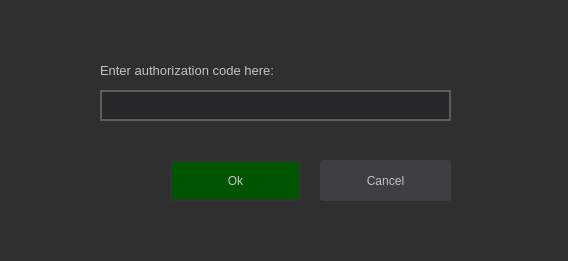
<?xml version="1.0" encoding="UTF-8"?>
<ui version="4.0">
 <class>AuthCodeDialog</class>
 <widget class="QDialog" name="AuthCodeDialog">
  <property name="geometry">
   <rect>
    <x>0</x>
    <y>0</y>
    <width>568</width>
    <height>261</height>
   </rect>
  </property>
  <property name="windowTitle">
   <string>Dialog</string>
  </property>
  <property name="styleSheet">
   <string notr="true">background-color: rgb(47, 47, 48)</string>
  </property>
  <widget class="QLineEdit" name="lineEdit">
   <property name="geometry">
    <rect>
     <x>100</x>
     <y>90</y>
     <width>351</width>
     <height>31</height>
    </rect>
   </property>
   <property name="styleSheet">
    <string notr="true">QLineEdit
{
	background-color: rgb(39, 39, 42);
	border-width: 2px;
     border-style: solid;
	border-color: rgb(93, 93, 93);
color: rgb(194, 194, 194);
}

QLineEdit:focus
{
border-color: rgb(0, 85, 0);
}</string>
   </property>
  </widget>
  <widget class="QLabel" name="label">
   <property name="geometry">
    <rect>
     <x>100</x>
     <y>60</y>
     <width>231</width>
     <height>20</height>
    </rect>
   </property>
   <property name="font">
    <font>
     <pointsize>10</pointsize>
    </font>
   </property>
   <property name="styleSheet">
    <string notr="true">color: rgb(194, 194, 194);</string>
   </property>
   <property name="text">
    <string>Enter authorization code here:</string>
   </property>
  </widget>
  <widget class="QPushButton" name="okButton">
   <property name="geometry">
    <rect>
     <x>170</x>
     <y>160</y>
     <width>131</width>
     <height>41</height>
    </rect>
   </property>
   <property name="styleSheet">
    <string notr="true">QPushButton
{
	background-color:rgb(0, 85, 0);
	color: rgb(194, 194, 194);
	border-style: solid;
	border-width: 2px;
	border-color: rgb(52, 52, 52);
	border-radius: 3px;
}

QPushButton::hover
{
	background-color: rgb(0, 94, 0);
}

QPushButton::pressed
{
	border: none;
}</string>
   </property>
   <property name="text">
    <string>Ok</string>
   </property>
  </widget>
  <widget class="QPushButton" name="cancelButton">
   <property name="geometry">
    <rect>
     <x>320</x>
     <y>160</y>
     <width>131</width>
     <height>41</height>
    </rect>
   </property>
   <property name="styleSheet">
    <string notr="true">QPushButton
{
	background-color: rgb(62, 62, 67);
	color: rgb(194, 194, 194);
	border-style: none;
	border-width: 0px;
	border-color: rgb(45, 45, 45);
	border-radius: 3px;
}

QPushButton::hover
{
	background-color: rgb(36, 36, 36);
	border-style: solid;
	border-color: rgb(45, 45, 45);
    border-width: 3px;
}

QPushButton::pressed
{
	background-color: rgb(26, 26, 26);
	border: none;
}</string>
   </property>
   <property name="text">
    <string>Cancel</string>
   </property>
  </widget>
  <widget class="QLabel" name="error_label">
   <property name="geometry">
    <rect>
     <x>100</x>
     <y>130</y>
     <width>351</width>
     <height>20</height>
    </rect>
   </property>
   <property name="font">
    <font>
     <pointsize>10</pointsize>
    </font>
   </property>
   <property name="styleSheet">
    <string notr="true">color: rgb(255, 0, 4);</string>
   </property>
   <property name="text">
    <string/>
   </property>
  </widget>
 </widget>
 <resources/>
 <connections/>
</ui>
